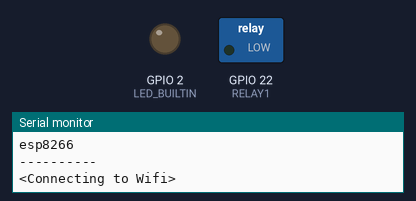
Bench run of a sketch on a simulated ESP32. Shown: switched loads named in the sketch (green lamp = pin HIGH), output pins drawn as LEDs (lit = HIGH), the last lines printed to the serial monitor. WiFi joins after 1.5 s; servers stay silent unless stated; storage starts empty.

Above: at 0.2 s.
At 1.7 s:
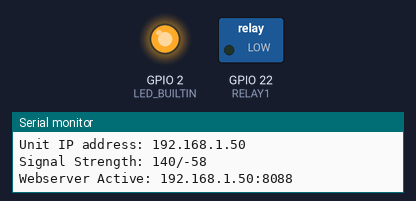
Timing chart, 0 to 3.2 s (numbered marks = the images above):
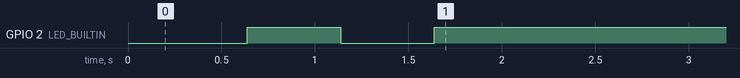

The sketch:

WM_32_Nrelay.ino
```cpp
#include <WiFiClient.h>
#include <WebServer.h>

#include <NTPClient.h>
#include <FS.h>
#include "SPIFFS.h"

#include <ESPmDNS.h>
#include <WiFiUdp.h>
#include <ArduinoOTA.h>


#ifdef ESP32
  #include <WiFi.h>
  #include <AsyncTCP.h>
#else
  #include <ESP8266WiFi.h>
  #include <ESPAsyncTCP.h>
#endif
#include <ESPAsyncWebServer.h>

int LED_BUILTIN = 2;
int RELAY1 = 22;
bool R1status = false;

String Load_WIFI_settings = "";
String Load_USER_settings = "";
String Load_Settings = "";

String webSite,javaScript,javaScript2,XML;
String UnitIP = "";
String Wifi_Strength = "";

const char* default_ssidX = "SSID_HERE";
const char* default_Wifi_PassX = "WIFI_PASS_HERE";

const char* default_userX = "admin";
const char* default_passX = "esp8266";

char ssid[25];
char Wifi_Password[25];

char www_username[25];
char www_password[25];

int Web_Port = 8088;
//WebServer server(Web_Port);
AsyncWebServer server(Web_Port);
String Version = "1.3";
String Hardware = "ESP32";

volatile bool statusLed = false;
volatile uint32_t lastMillis = 0;

unsigned long wifiCheck_previousMillis = 0;
unsigned long wifiCheck_interval = 30000;
String inputString = "";         // a String to hold incoming data
bool stringComplete = false;  // whether the string is complete


void setup() {
Serial.begin(115200);
    pinMode(LED_BUILTIN, OUTPUT); // LEWd to indicate wifi connection
    digitalWrite(LED_BUILTIN, LOW);
  // reserve 200 bytes for the inputString:
  inputString.reserve(200);
  //SPIFFS.format();  /////////////////REQUIRED FOR FIRST TIME FORMATTING OF NEW UNIT

  if (!SPIFFS.begin()) {
    Serial.println("An Error has occurred while mounting SPIFFS");
    Serial.println("Attempting to Format SPIFFS");
    SPIFFS.format();  /////////////////REQUIRED FOR FIRST TIME FORMATTING OF NEW UNIT

    delay(5000);
    return;
  }

  Serial.println("\n<Loading files from memory>");

// Wifi Setttings load //
  File Wifi_file = SPIFFS.open("/WIFIsettings.txt", FILE_READ);
  if (!Wifi_file) {
    Serial.println("/WIFIsettings.txt not present");
    File Wifi_file = SPIFFS.open("/WIFIsettings.txt", FILE_WRITE);
    Wifi_file.println("SSID=" + String(default_ssidX));
    Wifi_file.println("PASS=" + String(default_Wifi_PassX));
    Wifi_file.close();
    delay(10);
  }
  while (Wifi_file.available()) {Load_WIFI_settings += char(Wifi_file.read());}
    if (Load_WIFI_settings.length()<5){
    Serial.println("Load_WIFI_settings Error, file too short. Using Default");
    Wifi_file.close();
    SPIFFS.remove("/WIFIsettings.txt");
    File Wifi_file = SPIFFS.open("/WIFIsettings.txt", FILE_WRITE);
    Wifi_file.println("SSID=" + String(default_ssidX));
    Wifi_file.println("PASS=" + String(default_Wifi_PassX));
    Wifi_file.close();

    delay(10);
    Wifi_file = SPIFFS.open("/WIFIsettings.txt", FILE_READ);
    while (Wifi_file.available()) {Load_WIFI_settings += char(Wifi_file.read());}

    }

  Wifi_file.close();

  ///////// User settings load //
  File User_file = SPIFFS.open("/USERsettings.txt", FILE_READ);
  if (!User_file) {
    File User_file = SPIFFS.open("/USERsettings.txt", FILE_WRITE);
    Serial.println("/USERsettings.txt not present");
    User_file.println("USER=" + String(default_userX));
    User_file.println("PASS=" + String(default_passX));
    User_file.close();
    delay(10);
  }
  while (User_file.available()) {Load_USER_settings += char(User_file.read());}
  if (Load_USER_settings.length()<5){
    Serial.println("Load_USER_settings Error, file too short. Using Default");
    User_file.close();
    SPIFFS.remove("/USERsettings.txt");
    File User_file = SPIFFS.open("/USERsettings.txt", FILE_WRITE);
    User_file.println("USER=" + String(default_userX));
    User_file.println("PASS=" + String(default_passX));
    User_file.close();
    delay(10);
    User_file = SPIFFS.open("/USERsettings.txt", FILE_READ);
    while (User_file.available()) {Load_USER_settings += char(User_file.read());}
    }


  User_file.close();

  Load_Settings += Load_WIFI_settings;
  Load_Settings += Load_USER_settings;

  Serial.println("Loaded:");
  Serial.print(Load_Settings);
  Serial.println("----------");

  int equal = Load_WIFI_settings.indexOf('=');
  int seperator = Load_WIFI_settings.indexOf('\n');
  String Xssid = Load_WIFI_settings.substring(equal+1, seperator);
  Xssid.replace("\n", "");
  Xssid.replace(" ", "");
  Xssid.toCharArray(ssid, Xssid.length());
  //Serial.println(ssid);

  equal = Load_WIFI_settings.indexOf('=', seperator);
  seperator = Load_WIFI_settings.indexOf('\n'+1,seperator);
  String XWifi_Password = Load_WIFI_settings.substring(equal+1, seperator);
  XWifi_Password.replace("\n", "");
  XWifi_Password.replace(" ", "");
  XWifi_Password.toCharArray(Wifi_Password, XWifi_Password.length());
  //Serial.println(XWifi_Password);

  equal = Load_USER_settings.indexOf('=');
  seperator = Load_USER_settings.indexOf('\n');
  String Xusername = Load_USER_settings.substring(equal+1, seperator);
  Xusername.replace("\n", "");
  Xusername.replace(" ", "");
  Xusername.toCharArray(www_username, Xusername.length());
  //Serial.println(www_username);

  equal = Load_USER_settings.indexOf('=', seperator);
  seperator = Load_USER_settings.indexOf(seperator);
  String Xpassword = Load_USER_settings.substring(equal+1, seperator);
  Xpassword.replace("\n", "");
  Xpassword.replace(" ", "");
  Xpassword.toCharArray(www_password, Xpassword.length());
  //Serial.println(www_password);

  Serial.println("Utilized:");
  Serial.println(ssid);
  Serial.println(Wifi_Password);
  Serial.println(www_username);
  Serial.println(www_password);
  Serial.println("----------");

  esp_err_t esp_wifi_set_max_tx_power(int8_t power);

  //Auto reconnect to WIFI settings
  WiFi.setAutoReconnect(true);
  WiFi.persistent(true);

    ///////-----Relay------///////
  pinMode(RELAY1, OUTPUT);      // declare Relay as output
  digitalWrite(RELAY1, LOW);
  R1status = false;

  Serial.println("<Connecting to Wifi>");
  WiFi.mode(WIFI_STA);
  WiFi.begin(ssid, Wifi_Password);
  Serial.println("");
  digitalWrite(LED_BUILTIN, LOW);
  // Wait for connection
  unsigned long wifiCheck_currentMillis = millis();
  while (WiFi.status() != WL_CONNECTED) {
    delay(500);
    Serial.print(".");
    int ledstatus = digitalRead(LED_BUILTIN);
    if (ledstatus == 0){digitalWrite(LED_BUILTIN, HIGH);} //Blink wifi led
    else{digitalWrite(LED_BUILTIN, LOW);}
    if ((WiFi.status() != WL_CONNECTED) && (wifiCheck_currentMillis - wifiCheck_previousMillis >=wifiCheck_interval)) {
      Serial.println("Failed to connect to wifi, unit restarting");
      ESP.restart();
    }
  }
  digitalWrite(LED_BUILTIN, HIGH); // Turn led on to indicate Wifi connected
  Serial.println("");
  Serial.println("\n<Device Init>");
  Serial.print("Version: ");
  Serial.println(Version);
  Serial.print("Hardware: ");
  Serial.println(Hardware);
  Serial.print("Connected to: ");
  Serial.println(ssid);
  Serial.print("Unit IP address: ");
  UnitIP = WiFi.localIP().toString();
  Serial.println(UnitIP);
  Serial.print("Signal Strength: ");
  int WifiSig = WiFi.RSSI();
  WifiSig = map(WifiSig,-100,-40,0,100);
  WifiSig = 2*WifiSig;
  Wifi_Strength = String(WifiSig);
  Serial.print(WifiSig);
  Serial.print("/");
  Serial.println(WiFi.RSSI());
  Serial.print("Webserver Active: ");
  Serial.print(UnitIP);
  Serial.print(":");
  Serial.println(String(Web_Port));

///////// OTA//////
  ArduinoOTA
    .onStart([]() {
      String type;
      if (ArduinoOTA.getCommand() == U_FLASH)
        type = "sketch";
      else // U_SPIFFS
        type = "filesystem";

      // NOTE: if updating SPIFFS this would be the place to unmount SPIFFS using SPIFFS.end()
      Serial.println("Start updating " + type);
    })
    .onEnd([]() {
      Serial.println("\nEnd");
    })
    .onProgress([](unsigned int progress, unsigned int total) {
      Serial.printf("Progress: %u%%\r", (progress / (total / 100)));
    })
    .onError([](ota_error_t error) {
      Serial.printf("Error[%u]: ", error);
      if (error == OTA_AUTH_ERROR) Serial.println("Auth Failed");
      else if (error == OTA_BEGIN_ERROR) Serial.println("Begin Failed");
      else if (error == OTA_CONNECT_ERROR) Serial.println("Connect Failed");
      else if (error == OTA_RECEIVE_ERROR) Serial.println("Receive Failed");
      else if (error == OTA_END_ERROR) Serial.println("End Failed");
    });

  ArduinoOTA.begin();
  server.begin();
  ///////////

}

void loop() {
  ArduinoOTA.handle();
}

void serialMSG(String input){
  //String on_hrX = Ontime.substring(0,seperator);
  if(input.indexOf('admin_reboot')){
   Serial.println("Rebooting system");
   ESP.restart();
  }
  else if (input.indexOf('ip_address')){
    Serial.print("IP address: ");
    Serial.println(UnitIP);
  }
  else if (input.indexOf('web_server')){
    Serial.print("Web server: ");
    Serial.println(String(UnitIP)+ ":" + String(Web_Port));
  }
}
```
